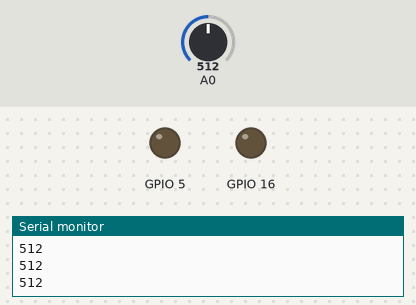
A sketch run on a simulated ESP8266 (NodeMCU). Parts: output pins drawn as LEDs (lit = HIGH), the last lines printed to the serial monitor. The test bench sets the inputs (shaded band); at power-on: A0 = 512. WiFi joins after 1.5 s; servers stay silent unless stated.

Above: at 3.0 s.
3.1 s: A0 set to 482
At 3.9 s:
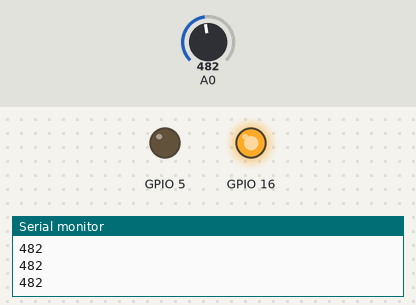
4.6 s: A0 set to 510
At 5.0 s:
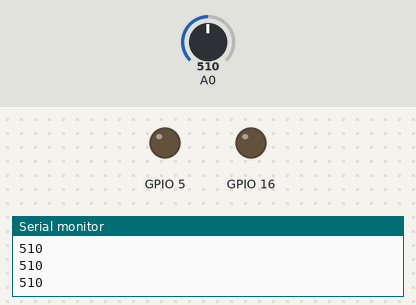
6.1 s: A0 set to 490
At 7.5 s:
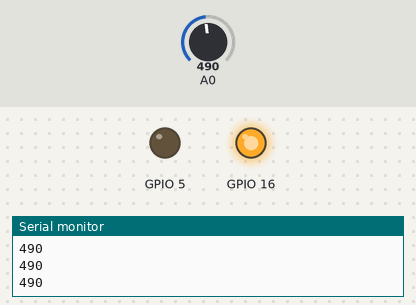
Timing chart, 0 to 9.1 s (numbered marks = the images above; inputs shaded):
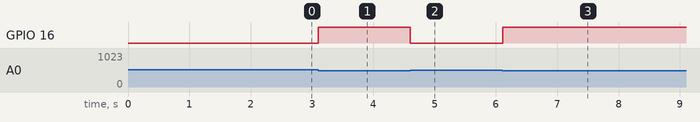

Measured:
- the behaviour switches between 500 and 499 on A0 (found by bisection; images 0 and 1)
- after the input at 3.1 s, GPIO 16: LOW → HIGH at once
- after the input at 4.6 s, GPIO 16: HIGH → LOW at once
- after the input at 6.1 s, GPIO 16: LOW → HIGH at once

The sketch:

khi_ga_blynk.ino
```cpp
#define BLYNK_PRINT Serial
#include <ESP8266WiFi.h>
#include <BlynkSimpleEsp8266.h>
BlynkTimer timer;
char auth[] = "Wug1GVP37BdgHfknRe_oDwErakFh36Gj";
char ssid[] = "Van Tho 15";
char pass[] = "vannhucu";
int n;
void setup()
{
  Serial.begin(9600);

 // Blynk.begin(auth, ssid, pass);
  // You can also specify server:
  //Blynk.begin(auth, ssid, pass, "blynk-cloud.com", 80);
  //Blynk.begin(auth, ssid, pass, IPAddress(192,168,1,100), 8080);
  Blynk.begin(auth, ssid, pass, IPAddress(192, 168, 1, 13), 8080);
  pinMode(16,OUTPUT);
  pinMode(5,OUTPUT);
  timer.setInterval(1000L, sendUptime);
}


void sendUptime()
{
  Blynk.virtualWrite(V1, n);
}

void loop()
{
  Blynk.run();
  timer.run();

  n=analogRead(A0);
  Serial.println(n);

  if(n>500)
  {
     digitalWrite(16,LOW);
    //digitalWrite(5,HIGH);
  }

  if(n<500)
  {
      digitalWrite(16,HIGH);
      //digitalWrite(5,LOW);
  }

}
```
